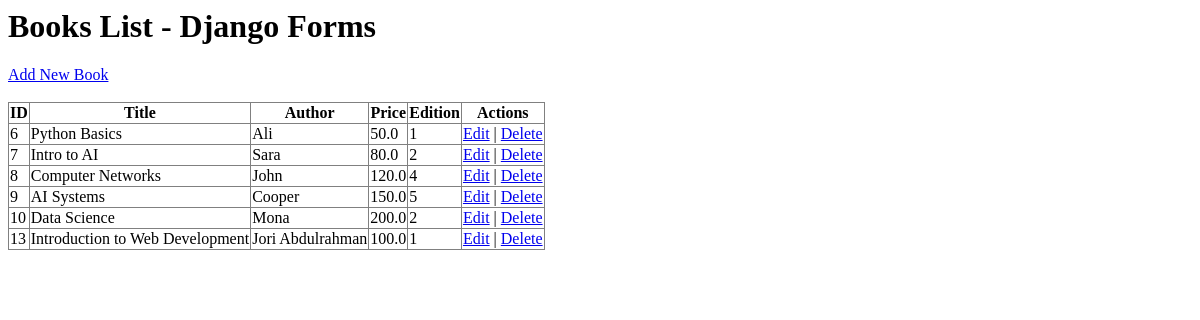
Page /books/lab9_part2/listbooks on the earlier database version.
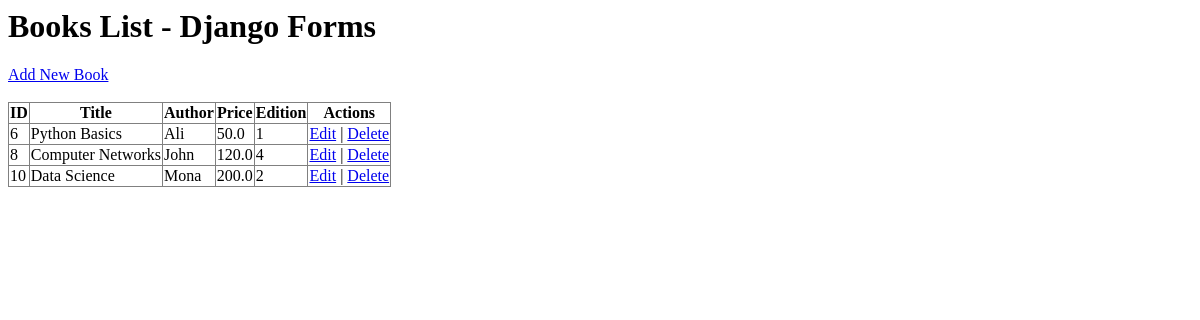
Same page on the later database version.
### apps/bookmodule/models.py (models this page shows)
class Book(models.Model):
    title = models.CharField(max_length = 50)
    author = models.CharField(max_length = 50)
    price = models.FloatField(default = 0.0)
    edition = models.SmallIntegerField(default = 1)

### apps/bookmodule/views.py (the view)
# urls.py: path('lab9_part2/listbooks', views.list_books_form, name='list_books_form'),
def list_books_form(request):
    books = Book.objects.all()
    return render(request, 'bookmodule/lab9_part2/listbooks.html', {'books': books})

### templates/bookmodule/lab9_part2/listbooks.html (shortened to what this page needs)
<h1>Books List - Django Forms</h1>
<a href="{% url 'add_book_form' %}">Add New Book</a>
<table border="1"style=" border-collapse: collapse">
    <tr>
        <th>ID</th>
        <th>Title</th>
        <th>Author</th>
        <th>Price</th>
        <th>Edition</th>
        <th>Actions</th>
    </tr>
    {% for book in books %}
    <tr>
        <td>{{ book.id }}</td>
        <td>{{ book.title }}</td>
        <td>{{ book.author }}</td>
        <td>{{ book.price }}</td>
        <td>{{ book.edition }}</td>
        <td>
            <a href="{% url 'edit_book_form' book.id %}">Edit</a>
            |
            <a href="{% url 'delete_book_form' book.id %}">Delete</a>
        </td>
    </tr>
    {% endfor %}
</table>

Differences in the rows shown:
removed Book: id "7", title "Intro to AI", author "Sara", price "80.0", edition "2"
removed Book: id "9", title "AI Systems", author "Cooper", price "150.0", edition "5"
removed Book: id "13", title "Introduction to Web Development", author "Jori Abdulrahman", price "100.0", edition "1"
